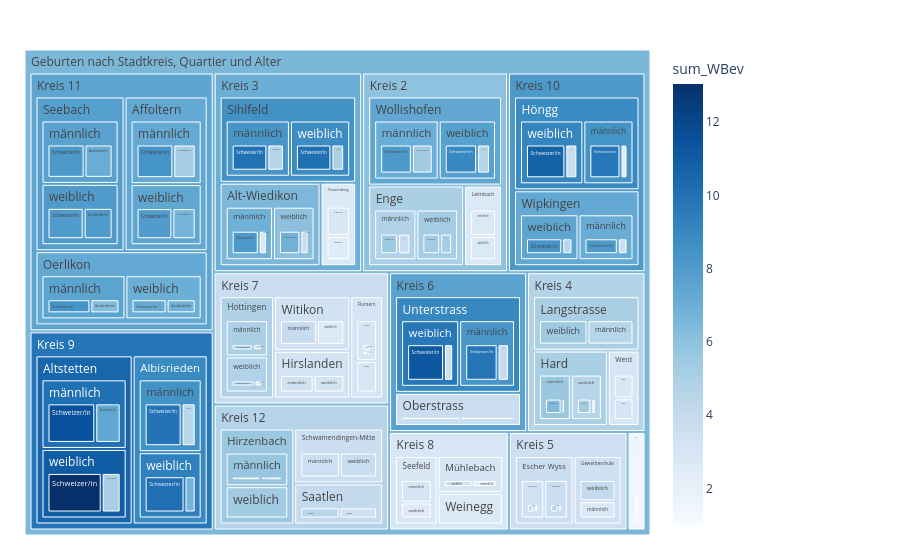

Notebook code for this chart:
### Code cell
fig = px.treemap(myTreemapAgg.reset_index(), path=[px.Constant("Geburten nach Stadtkreis, Quartier und Alter"), 'KreisLang','QuarLang','SexLang', 'HerkunftLang']
                 , values='sum_WBev'
                 , color='sum_WBev'
                 ## bei discrete scales (bei Klassen und Strings):                 
                 #, color_discrete_map={'(?)':'lightgrey','EVP':'gold', 'SP':'#FF3030', 'PdA':'#EE3B3B', 'Grüne':'#A2CD5A','GLP':'#CAFF70','Die Mitte':'orange','FDP':'#104E8B','AL':'deeppink','SVP':'forestgreen', 'FL ZÜRI':'#8B864E','Volt':'#lightblue' }                
                 ## bei continuous scales (bei Zahlenwerten):
                , color_continuous_scale='Blues'
                #, color_continuous_midpoint=np.average(df['AnzBestWir'], weights=df['AnzBestWir'])  
                 #,height=400
                 #,width=1500                 
                )
fig.update_traces(root_color="grey")
fig.update_layout(margin = dict(t=50, l=25, r=250, b=25))
fig.show()

### Figure 1 — Plotly figure (JSON) as saved in the notebook; plotly's stock layout.template omitted (floating-point values rounded to 4 significant figures; data arrays with more than 128 entries replaced by an {"elided": "..."} marker saying what was removed)
{"data": [{"branchvalues": "total", "customdata": {"elided": "245x1 float values"}, "domain": {"x": [0, 1], "y": [0, 1]}, "hovertemplate": "labels=%{label}<br>sum_WBev_sum=%{value}<br>parent=%{parent}<br>id=%{id}<br>sum_WBev=%{color}<extra></extra>", "ids": {"elided": "245 str values"}, "labels": {"elided": "245 str values"}, "marker": {"coloraxis": "coloraxis", "colors": {"elided": "245 float values"}}, "name": "", "parents": {"elided": "245 str values"}, "root": {"color": "grey"}, "type": "treemap", "values": {"elided": "245 int values"}}], "layout": {"autosize": true, "coloraxis": {"colorbar": {"title": {"text": "sum_WBev"}}, "colorscale": [[0, "rgb(247,251,255)"], [0.125, "rgb(222,235,247)"], [0.25, "rgb(198,219,239)"], [0.375, "rgb(158,202,225)"], [0.5, "rgb(107,174,214)"], [0.625, "rgb(66,146,198)"], [0.75, "rgb(33,113,181)"], [0.875, "rgb(8,81,156)"], [1, "rgb(8,48,107)"]]}, "legend": {"tracegroupgap": 0}, "margin": {"b": 25, "l": 25, "r": 250, "t": 50}}}
